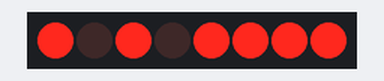
This sketch was run on a simulated Arduino Uno, built with avr-gcc and run on an emulated ATmega328P. On the bench: 8 shift-register outputs drawn as a row of LEDs (first output left, lit = HIGH). Wiring (inferred from the names in the program): shift register (74HC595): data pin 2; shift clock pin 3; latch pin 4. Wiring (inferred from the signals the program sends): row of LEDs: on Q0, Q1, Q2, Q3, Q4, Q5, Q6, Q7.

Above: at 0.2 s.
At 3.0 s:
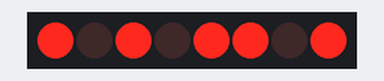
Timing chart, 0 to 7.2 s (numbered marks = the images above):
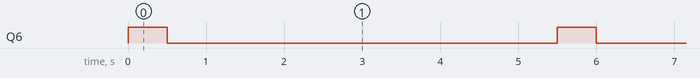

Measured:
- by itself, Q6: alternates HIGH for 0.50 s and LOW for 5.0 s

The sketch:

onlyshiftregister.ino
```cpp
const int data_pin = 2;
const int clock_pin = 3;
const int latch_pin = 4;
int counter = 0;
int signal = B10000000;
byte led;

void setup() {

  pinMode(data_pin, OUTPUT);  //enable pin 2 as data pin
  pinMode(clock_pin, OUTPUT); //enable pin 3 as clock pin
  pinMode(latch_pin, OUTPUT); //enable pin 4 as latch pin

}

void loop() {
led =B10101111;
put_Register(led);
delay(500);
led =B10101101;
put_Register(led);
delay(5000);

}


void put_Register(byte led)
{
digitalWrite(latch_pin, LOW);
shiftOut(data_pin, clock_pin, LSBFIRST,led);
digitalWrite(latch_pin, HIGH);

}
```
